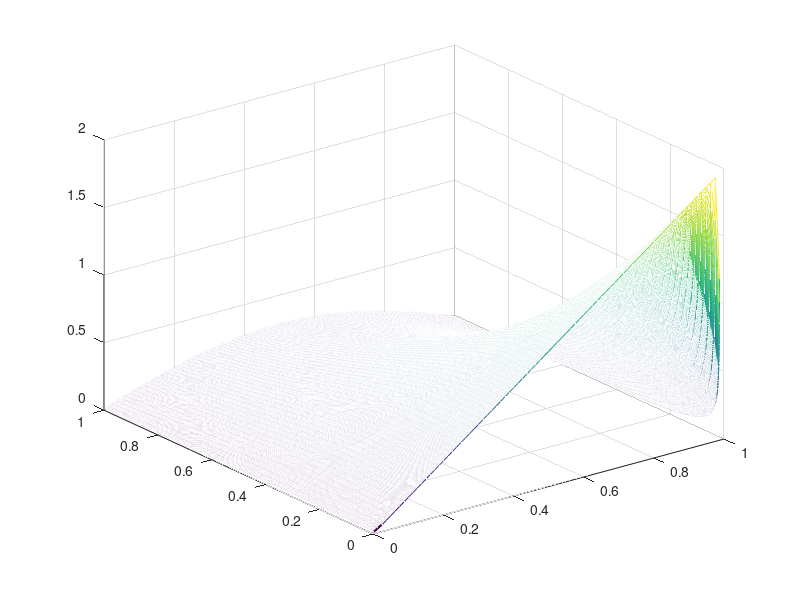

MATLAB code to generate this figure:
k = 2500;
h = 80;
v = k/(h*h);
U = zeros(h,1);
w = zeros(1,k);
for m =1:h
    U(m,1) = (m-1)/h;
end
for m =1:k
    w(1,m) = (m-1)/k;
end
y_fun=2*U;%test funtion
equ = zeros(h,h);
equ = equ + eye(h,h)*(1-2*v);
res = zeros(k,h);
for i=1:h-1
    equ(i+1,i)=v;
    equ(i,i+1)=v;
end
for m=1:k
    y_fun = equ*y_fun;
    res(m,:) = y_fun;
end

mesh(U,w,res)

